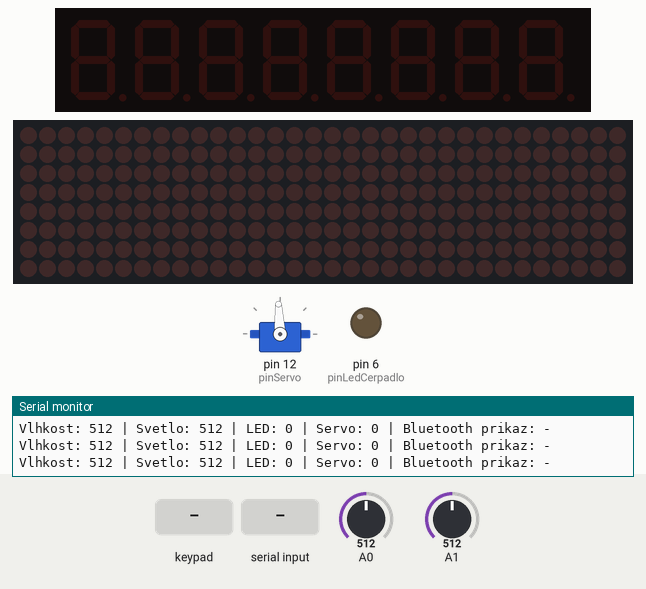
Recording of a sketch running on a simulated Arduino Uno, built with avr-gcc and run on an emulated ATmega328P. Shown: servo, 8-digit seven-segment display, 32×8 LED matrix, output pins drawn as LEDs (lit = HIGH), the last lines printed to the serial monitor. The inputs (shaded band) are chosen by the test bench; at power-on: A0 = 512, A1 = 512.

Above: at 1.2 s.
1.3 s: keypad keys 1 2 pressed 0.4 s apart
At 2.7 s:
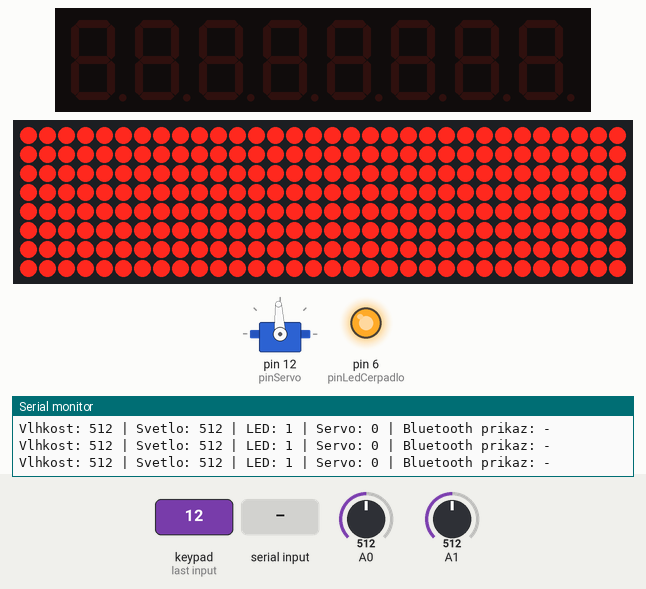
3.6 s: key '1' pressed
At 4.1 s:
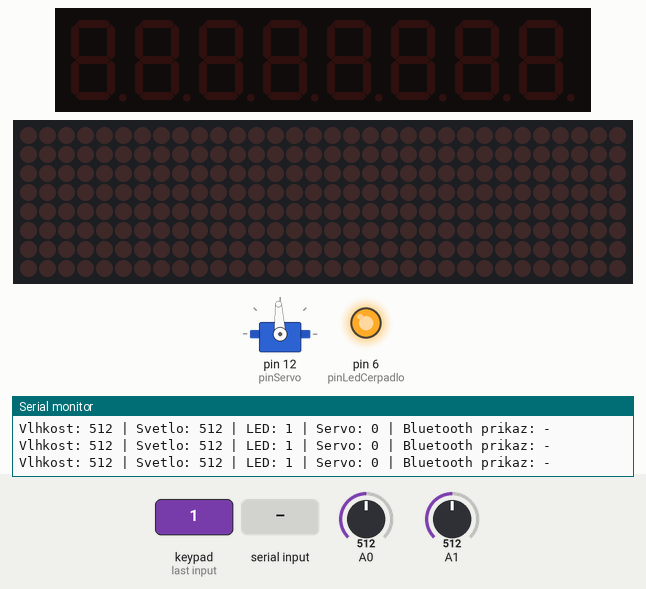
5.1 s: "3" received over the second serial link
At 5.6 s:
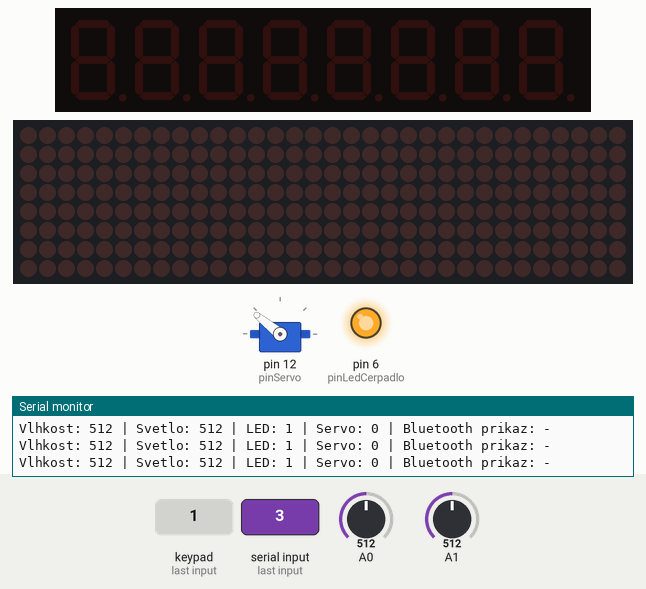
7.2 s: key '3' pressed
At 7.7 s:
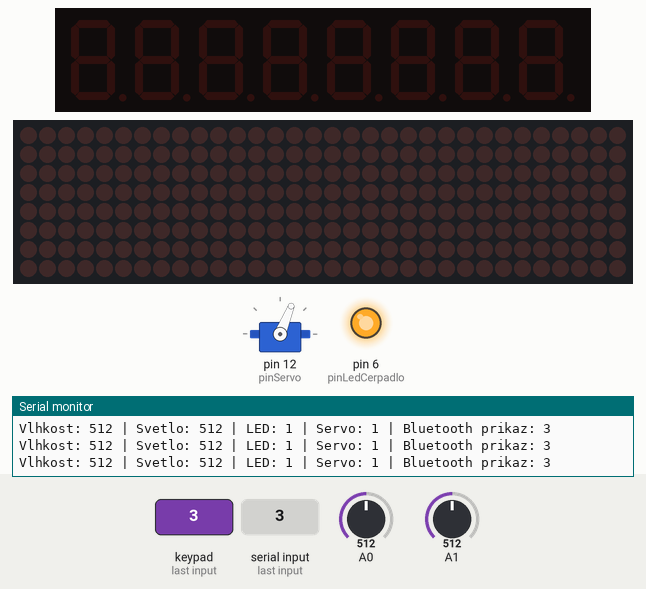
9.3 s: keypad keys 2 5 pressed 0.4 s apart
At 10.1 s:
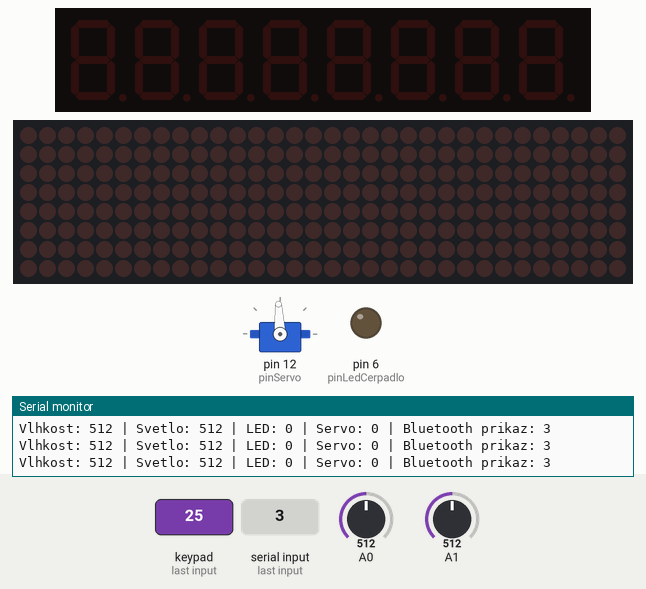
11.6 s: "3" received over the second serial link
At 11.9 s:
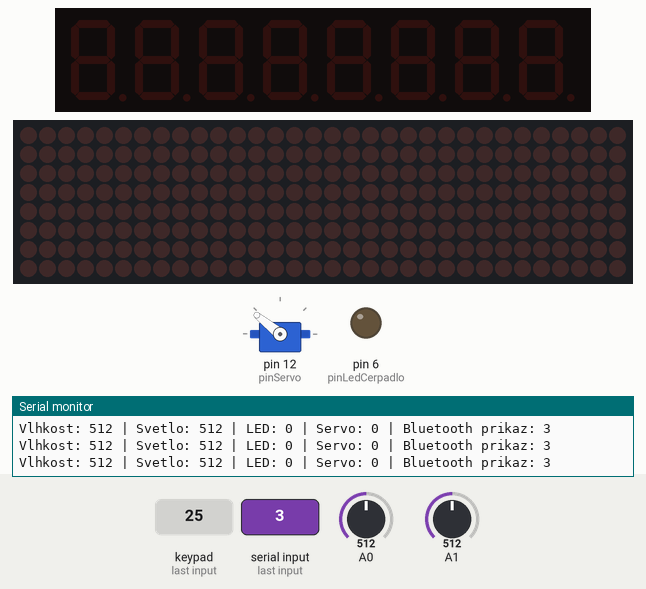
Timing chart, 0 to 14.6 s (numbered marks = the images above; inputs shaded):
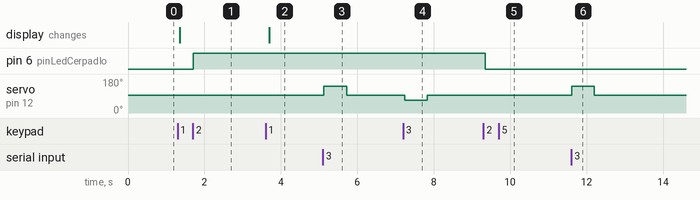

The sketch:

K_d_-_druh_.ino
```cpp
#include <TM1638.h>
#include <LedControl.h>
#include <Servo.h>
#include <SoftwareSerial.h>

// -------------------- TM1638 --------------------
TM1638 panel(2, 3, 4);

// -------------------- LED MATICE ----------------
LedControl matice = LedControl(11, 13, 10, 4);

// -------------------- BLUETOOTH -----------------
#define BT_RX 5
#define BT_TX 9
SoftwareSerial bluetooth(BT_RX, BT_TX);

// -------------------- PINY ----------------------
int pinLedCerpadlo = 6;
int pinServo = 12;

// -------------------- SERVO ---------------------
Servo servoMotor;
int stavServa = 0;   // 0 = zavřeno, 1 = otevřeno

int stavOsvetleni = 0;
int stavZavlazovani = 0;

byte predchozi = 0;
char posledniBluetooth = '-';  // uloží poslední znak z mobilu

void setup() {
  pinMode(pinLedCerpadlo, OUTPUT);

  servoMotor.attach(pinServo);
  servoMotor.writeMicroseconds(1500); // STOP při startu

  // LED matice
  for (int i = 0; i < 4; i = i + 1) {
    matice.shutdown(i, 0);
    matice.setIntensity(i, 8);
    matice.clearDisplay(i);
  }

  bluetooth.begin(9600);
  bluetooth.println("HC-05 pripraven");

  Serial.begin(9600);
  Serial.println("Arduino start");
}

void loop() {

  // ================= TM1638 =================
  byte tlacitka = panel.getButtons();

  // S1 – LED matice
  if ((tlacitka & 0x01) && !(predchozi & 0x01)) {
    stavOsvetleni = 1 - stavOsvetleni;

    if (stavOsvetleni == 1) {
      for (int i = 0; i < 4; i = i + 1)
        for (int j = 0; j < 8; j = j + 1)
          matice.setRow(i, j, 0xFF);
    } else {
      for (int i = 0; i < 4; i = i + 1)
        matice.clearDisplay(i);
    }
  }

  // S2 – LED čerpadla
  if ((tlacitka & 0x02) && !(predchozi & 0x02)) {
    stavZavlazovani = 1 - stavZavlazovani;
    digitalWrite(pinLedCerpadlo, stavZavlazovani);
  }

  // S3 – SERVO
  if ((tlacitka & 0x04) && !(predchozi & 0x04)) {
    ovladaniServa();
  }

  predchozi = tlacitka;

  // ================= SENSORY =================
  int hodnotaVlhkost = analogRead(A0);
  int hodnotaSvetlo  = analogRead(A1);

  if (hodnotaVlhkost < 400 || hodnotaSvetlo < 300) {
    digitalWrite(pinLedCerpadlo, 1);
  } else {
    digitalWrite(pinLedCerpadlo, stavZavlazovani);
  }

  // ================= BLUETOOTH =================
  if (bluetooth.available() > 0) {
    char znak = bluetooth.read();
    posledniBluetooth = znak;  // uložíme hodnotu pro výpis

    // 1 – LED MATICE
    if (znak == '1') {
      stavOsvetleni = 1;
      for (int i = 0; i < 4; i = i + 1)
        for (int j = 0; j < 8; j = j + 1)
          matice.setRow(i, j, 0xFF);
    }

    // 2 – LED CERPADLA
    if (znak == '2') {
      stavZavlazovani = 1 - stavZavlazovani;
      digitalWrite(pinLedCerpadlo, stavZavlazovani);
    }

    // 3 – SERVO
    if (znak == '3') {
      ovladaniServa();
    }
  }

  // ================= VÝPIS =================
  Serial.print("Vlhkost: ");
  Serial.print(hodnotaVlhkost);
  Serial.print(" | Svetlo: ");
  Serial.print(hodnotaSvetlo);
  Serial.print(" | LED: ");
  Serial.print(digitalRead(pinLedCerpadlo));
  Serial.print(" | Servo: ");
  Serial.print(stavServa);
  Serial.print(" | Bluetooth prikaz: ");
  Serial.println(posledniBluetooth);

  delay(50);
}

// ================= FUNKCE SERVO =================
void ovladaniServa() {
  if (stavServa == 0) {
    servoMotor.writeMicroseconds(2000);
    delay(600);
    servoMotor.writeMicroseconds(1500);
    stavServa = 1;
  } else {
    servoMotor.writeMicroseconds(1250);
    delay(600);
    servoMotor.writeMicroseconds(1500);
    stavServa = 0;
  }
}
```

Measured:
- after the input at 1.3 s, pin 6 (pinLedCerpadlo): LOW → HIGH after 0.40 s; the display: changes after 0.06 s (image 1)
- after the input at 3.6 s, the display: changes after 0.09 s (image 2)
- after the input at 5.1 s, servo on pin 12 (pinServo): 93° → 141° at once, → 93° 0.60 s later
- after the input at 7.2 s, servo on pin 12 (pinServo): 93° → 68° at once, → 93° 0.60 s later
- after the input at 9.3 s, pin 6 (pinLedCerpadlo): HIGH → LOW after 0.05 s
- after the input at 11.6 s, servo on pin 12 (pinServo): 93° → 141° at once, → 93° 0.60 s later
